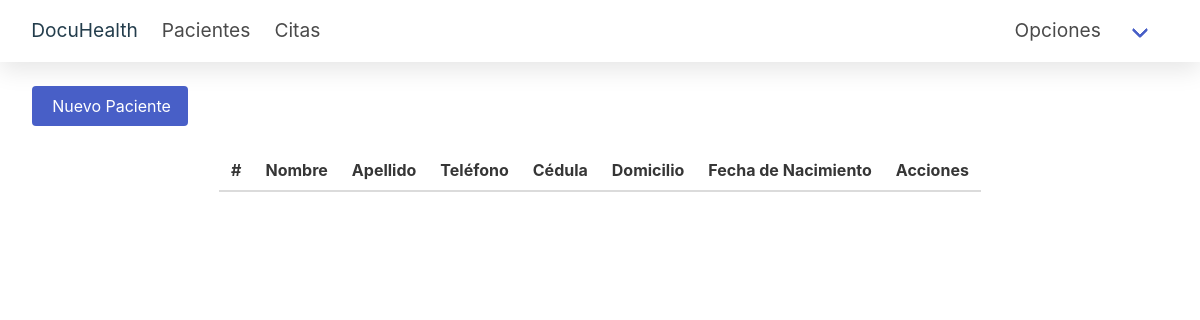
Page /patient/ (signed in) on the earlier database version.
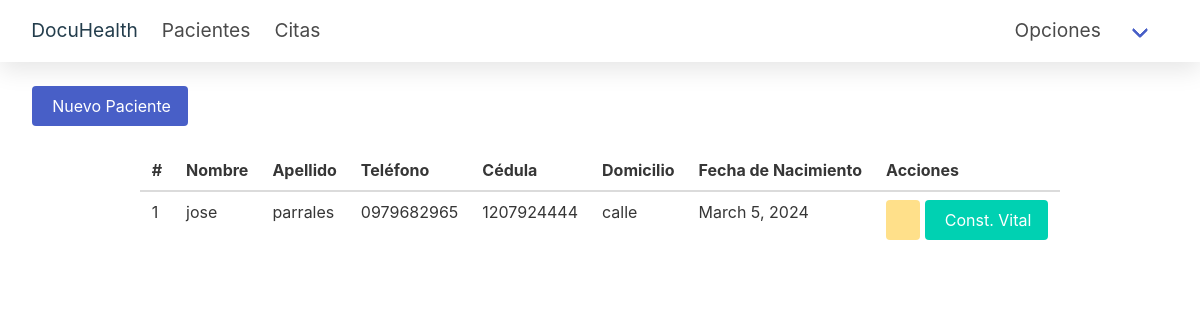
Same page on the later database version.
### secondary/models.py (models this page shows, shortened)
class paciente(models.Model):
    id_persona = models.ForeignKey(persona,on_delete=models.CASCADE)
    domicilio = models.CharField(max_length=100)
    fecha_nacimiento = models.DateField(auto_now_add=False)
    numero_ficha = models.CharField(max_length=10)
    tipo_sangre = models.CharField(max_length=10)
    ant_personal = models.CharField(max_length=100, default='Ninguno')
    ant_familiar = models.CharField(max_length=100, default='Ninguno')

### primary/models.py (models this page shows, shortened)
class persona(models.Model):
    dni = models.CharField(max_length=10)
    nombres = models.CharField(max_length=100)
    apellidos = models.CharField(max_length=100)
    correo = models.EmailField(max_length=100, unique=True)
    telefono = models.CharField(max_length=10)
    sexo = models.CharField(max_length=10)

### secondary/views.py (the view)
# urls.py: path('patient/', views.patient, name='patient'),
@login_required
def patient(request):
    username = request.session.get('username', '')
    print(username)
    persona_doctor = persona.objects.get(correo=username)
    doctor_obj = doctor.objects.get(id_persona=persona_doctor)
    def obtener_lista_pacientes():
        relaciones_doctor_paciente = doctor_paciente.objects.filter(id_doctor=doctor_obj)
        lista_pacientes = []
        for relacion in relaciones_doctor_paciente:
            paciente_obj = paciente.objects.get(id=relacion.id_paciente_id)
            lista_pacientes.append(paciente_obj)
        return lista_pacientes
    if request.method == 'POST':
        dni = request.POST.get('dni')
        nombres = request.POST.get('name')
        apellidos = request.POST.get('lastname')
        correo = request.POST.get('email')
        telefono = request.POST.get('phone')
        sexo = request.POST.get('sex')
        domicilio = request.POST.get('address')
        fecha_nacimiento = request.POST.get('birthdate')
        tipo_sangre = request.POST.get('blood')
        antPerson = request.POST.get('antPerson')
        antFam = request.POST.get('antFam')
        correo_existente = persona.objects.filter(correo=correo).exists()
        if correo_existente:
            messages.error(request, 'El correo electrónico ingresado ya existe.', extra_tags='ojo')
            lista_pacientes = obtener_lista_pacientes()
            return render(request, 'patient.html', {'pacientes': lista_pacientes})
        dni_existente = persona.objects.filter(dni=dni).exists()
        if dni_existente:
            messages.error(request, 'El DNI ingresado ya está registrado.', extra_tags='ojo')
            lista_pacientes = obtener_lista_pacientes()
            return render(request, 'patient.html', {'pacientes': lista_pacientes})
        persona_instancia = persona(correo=correo, dni=dni, nombres=nombres, apellidos=apellidos, telefono=telefono, sexo=sexo)
        persona_instancia.save()
        paciente_instancia = paciente(id_persona=persona_instancia, domicilio=domicilio, fecha_nacimiento=fecha_nacimiento, tipo_sangre=tipo_sangre, ant_personal = antPerson, ant_familiar = antFam)
        paciente_instancia.save()
        paciente_instancia.numero_ficha = str(paciente_instancia.id).zfill(5)
        paciente_instancia.save()
        paciente_instancia = doctor_paciente(id_doctor=doctor_obj, id_paciente=paciente_instancia)
        paciente_instancia.save()
        lista_pacientes = obtener_lista_pacientes()
        messages.success(request, '¡Registro exitoso!', extra_tags ='correcto')
        return render(request, 'patient.html', {'pacientes': lista_pacientes})
    else:
        lista_pacientes = obtener_lista_pacientes()
        return render(request, 'patient.html', {'pacientes': lista_pacientes})

### secondary/templates/patient.html (shortened to what this page needs)
{% extends "base.html" %} {% block title %}Pacientes{% endblock %}
{%block content %}
<section class="is-mobile">
  <br />
  <div class="container is-fluid">
    <div class="buttons">
      <button class="button is-link modal-button" data-target="modal-patient">
        Nuevo Paciente
      </button>
    </div>
  </div>
  <section>
    <br />
    <div class="container table-wrapper has-mobile-cards centered">
      <table class="table">
        <thead>
          <tr>
            <th>#</th>
            <th>Nombre</th>
            <th>Apellido</th>
            <th>Teléfono</th>
            <th>Cédula</th>
            <th>Domicilio</th>
            <th>Fecha de Nacimiento</th>
            <th>Acciones</th>
          </tr>
        </thead>
        <tbody>
          {% for paciente in pacientes %}
          <tr>
            <td>{{ forloop.counter }}</td>
            <td>{{ paciente.id_persona.nombres }}</td>
            <td>{{ paciente.id_persona.apellidos }}</td>
            <td>{{ paciente.id_persona.telefono }}</td>
            <td>{{ paciente.id_persona.dni }}</td>
            <td>{{ paciente.domicilio }}</td>
            <td>{{ paciente.fecha_nacimiento }}</td>
            <td>
              <a class="button is-warning" href="{% url 'detail' paciente.id %}">
              </a>
              <button class="button is-primary modal-button btn-vital"
              data-id="{{ paciente.id }}"
              data-cedula="{{ paciente.id_persona.dni }}"
              data-target="modal-const-vital">
                Const. Vital
              </button>
            </td>
          </tr>
          {% endfor %}
        </tbody>
      </table>
    </div>
  </section>
</section>
{% endblock %}

Differences in the rows shown:
added paciente: id_persona.nombres "jose", id_persona.apellidos "parrales", id_persona.telefono "0979682965", id_persona.dni "1207924444", domicilio "calle", fecha_nacimiento "March 5, 2024"
